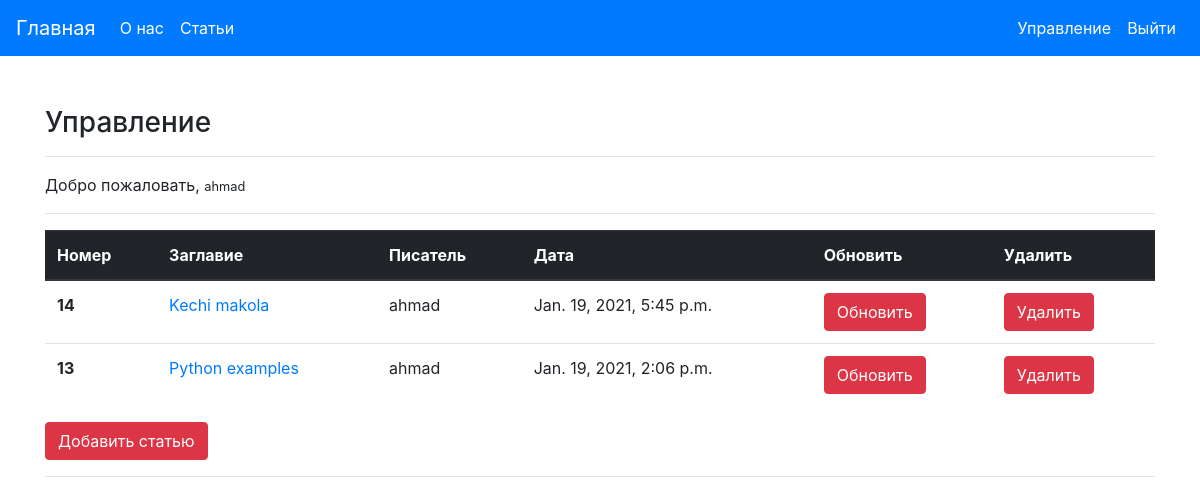
Screenshot of /articles/dashboard/ (signed in) with the database file from the repository.
### article/models.py (models this page shows, shortened)
class Article(models.Model):
    author = models.ForeignKey('auth.User', on_delete=models.CASCADE, verbose_name = 'Автор')
    title = models.CharField(max_length=50, verbose_name = 'Название')
    content = RichTextField(verbose_name='Содержание')
    created_date = models.DateTimeField(auto_now_add=True, verbose_name='Дата создания')
    article_image = models.FileField(blank=True, null=True, verbose_name="Прикрепить файл")
    class Meta:
        ordering = ['-created_date']

### article/views.py (the view)
# urls.py: path('dashboard/', views.dashboard, name = 'dashboard'),
@login_required(login_url='user:login')
def dashboard(request):
    articles = Article.objects.filter(author = request.user)
    context = {
        'articles': articles
    }
    return render(request, 'dashboard.html', context)

### templates/dashboard.html
{% extends "layout.html" %}
{% block body %}
<h3>Управление</h3>
<hr>
<p>
    Добро пожаловать, <small>{{request.user.username}}</small>
</p><hr>
    <table class="table">
  <thead class="thead-dark">
    <tr>
      <th scope="col">Номер</th>
      <th scope="col">Заглавие</th>
      <th scope="col">Писатель</th>
      <th scope="col">Дата</th>
      <th scope="col">Обновить</th>
      <th scope="col">Удалить</th>
    </tr>
  </thead>
  <tbody>
   {% if articles %}
       {% for article in articles  %}
       <tr>
            <th scope = 'row'>{{article.id}}</th>
            <td><a href = "{% url 'article:detail' article.id %}">{{article.title}}</a></td>
            <td>{{article.author.username}}</td>
            <td>{{article.created_date}}</td>
            <td><a href = "{% url 'article:update' article.id %}" class = "btn btn-danger">Обновить</a></td>
            <td><a href = "{% url 'article:delete' article.id %}" class = "btn btn-danger">Удалить</a></td>
       {% endfor %}
   {% else %}
        <div class = "alert alert-danger">Еще нет статей</div>
   {% endif %}
  </tbody>
</table>
<a class = "btn btn-danger" href = "{% url 'article:addarticle' %}">Добавить статью</a><hr>
{% endblock body %}

### rows the page displays
Article: id "14", title "Kechi makola", author.username "ahmad", created_date "Jan. 19, 2021, 5:45 p.m."
Article: id "13", title "Python examples", author.username "ahmad", created_date "Jan. 19, 2021, 2:06 p.m."

### other values shown
{{ request.user.username }} "ahmad"
